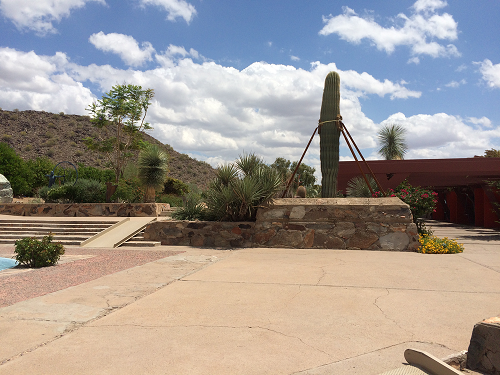
#> input picture 3.image_stitch/oriImgs/left.png, 500 x 375 px
$ python image_stitch.py
#> lines starting #> are read from the running program, lines starting #| are printed output that depends on the picture; after the words box and inside, x2 and y2 are one past the last pixel; in counts of white or black regions, pixels touching at a corner belong together
import cv2
import numpy as np

def cv_show(name, img):
    cv2.imshow(name, img)
    cv2.waitKey(0)
    cv2.destroyAllWindows()

def createFeature(img):
    gray = cv2.cvtColor(img, cv2.COLOR_BGR2GRAY)

    # 建立SIFT生成器
    sift = cv2.xfeatures2d.SIFT_create()
    # 检测SIFT特征点，并计算特征描述子
    (kps, features) = sift.detectAndCompute(img, None)

    # 将结果转换成NumPy数组
    kps = np.float32([kp.pt for kp in kps])

    # 返回特征点集，及对应的特征描述子
    return (kps, features)

# 读取拼接图片
imageA = cv2.imread("./oriImgs/left.png")  # 左图
#> imageA is the input picture: shape (375, 500, 3); mean B, G, R 145.3, 151, 158.9
imageB = cv2.imread("./oriImgs/right.png")  # 右图
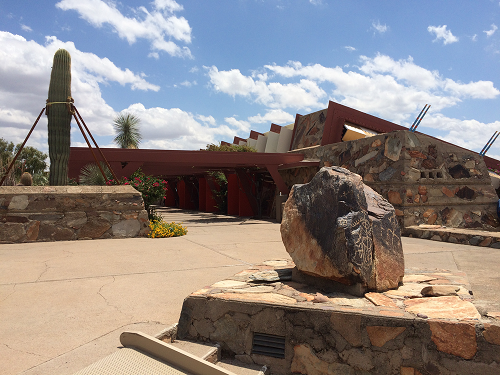
#> input picture 3.image_stitch/oriImgs/right.png, 500 x 375 px
#> imageB is the input picture: shape (375, 500, 3); mean B, G, R 133.3, 135, 142.6
cv2.imshow('imageA', imageA)
cv2.imshow('imageB', imageB)
cv2.waitKey(0)
cv2.destroyAllWindows()

#检测A、B图片的SIFT关键特征点，并计算特征描述子
(kpsA, featuresA) = createFeature(imageA)
#> in createFeature, `gray = cv2.cvtColor(img, cv2.COLOR_BGR2GRAY)`:
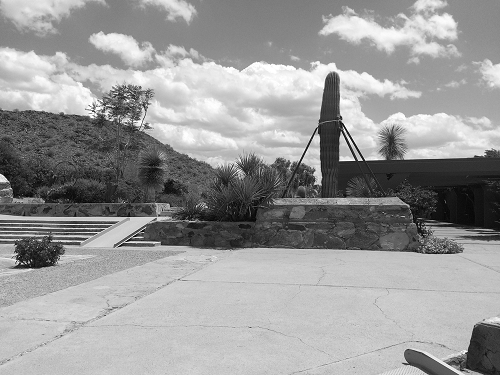
#> gray: shape (375, 500); min 0, max 255, mean 152.7
#> in createFeature, `(kps, features) = sift.detectAndCompute(img, None)`: kps = 749 keypoints; strongest (x, y, size): (332, 82, 10.6), (345, 156, 8.4), (317, 139, 4.9), (341, 138, 3.4)
#> in createFeature, `kps = np.float32([kp.pt for kp in kps])`: kps = 749 pairs, first value 2.85 to 493.5, second value 2.33 to 370.1
#> kpsA has the same summary as kps in createFeature
(kpsB, featuresB) = createFeature(imageB)
#> in createFeature (call 2), `gray = cv2.cvtColor(img, cv2.COLOR_BGR2GRAY)`:
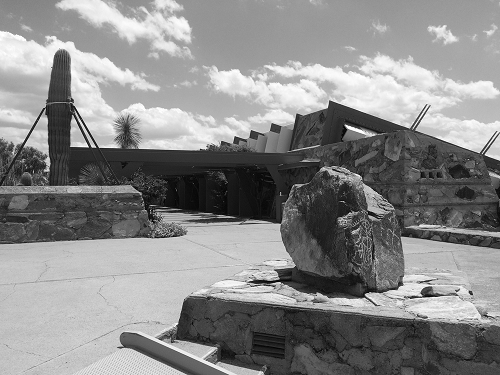
#> gray: shape (375, 500); min 0, max 255, mean 137.1
#> in createFeature (call 2), `(kps, features) = sift.detectAndCompute(img, None)`: kps = 900 keypoints; strongest (x, y, size): (346, 126, 2), (93, 146, 2.7), (470, 293, 2.6), (427, 293, 7.7)
#> in createFeature (call 2), `kps = np.float32([kp.pt for kp in kps])`: kps = 900 pairs, first value 3.37 to 495.2, second value 4.5 to 366.5
#> kpsB has the same summary as kps in createFeature

# 建立暴力匹配器
matcher = cv2.BFMatcher()

# 使用KNN检测来自A、B图的SIFT特征匹配对，K=2
rawMatches = matcher.knnMatch(featuresA, featuresB, 2)
#> rawMatches = 749 matches

goodMatches = []
for m in rawMatches:
    # 当最近距离跟次近距离的比值小于ratio(0.75)值时，保留此匹配对
    if len(m) == 2 and m[0].distance < m[1].distance * 0.75:
        # 存储两个点在featuresA, featuresB中的索引值
        goodMatches.append((m[0].trainIdx, m[0].queryIdx))
#> after the loop, goodMatches = 147 pairs, first value 7 to 751, second value 135 to 746

# 当筛选后的匹配对大于4时，才去计算视角变换矩阵
if len(goodMatches) > 4:
    # 获取匹配对的点坐标
    ptsA = np.float32([kpsA[i] for (_, i) in goodMatches])
#> ptsA = 147 pairs, first value 85.6 to 492, second value 3.63 to 364
    ptsB = np.float32([kpsB[i] for (i, _) in goodMatches])
#> ptsB = 147 pairs, first value 5.83 to 417.4, second value 7.95 to 338.8

    # 计算视角变换矩阵
    # ！！！注意A，B坐标点的顺序！！！
    (H, status) = cv2.findHomography(ptsB, ptsA, cv2.RANSAC, 4.0)
#> H = [[0.403, 0.0336, 274.3], [-0.235, 0.852, 38.45], [-0.00118, -3.02e-05, 1]]; status = 147 values, max 1 at index 3, min 0 at index 0, mean 0.884

    # 将图片B进行视角变换，res是变换后图片
    res = cv2.warpPerspective(imageB, H, (imageA.shape[1] + imageB.shape[1], imageB.shape[0]))
    cv_show('result', res)

    # 将图片A传入result图片最左端
    res[0:imageA.shape[0], 0:imageA.shape[1]] = imageA
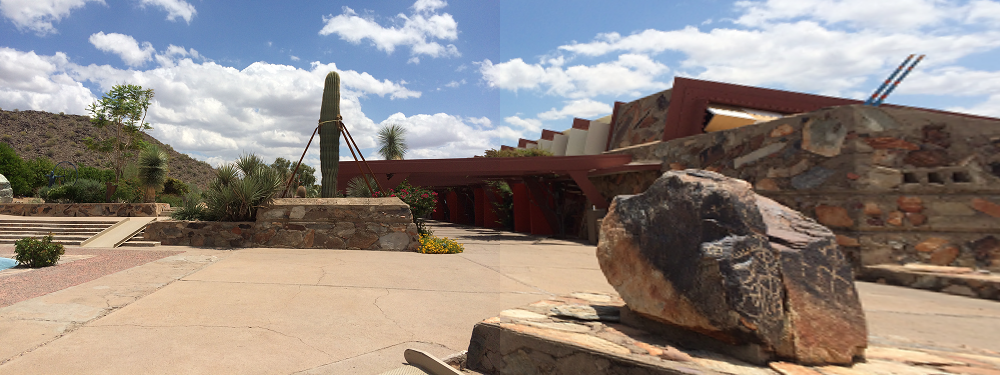
#> res: shape (375, 1000, 3); mean B, G, R 131, 136.6, 146.3
    cv_show('result', res)

    # 初始化可视化图片，将A、B图左右连接到一起
    (hA, wA) = imageA.shape[:2]
#> hA = 375; wA = 500
    (hB, wB) = imageB.shape[:2]
#> hB = 375; wB = 500
    vis = np.zeros((max(hA, hB), wA + wB, 3), dtype="uint8")
    vis[0:hA, 0:wA] = imageA
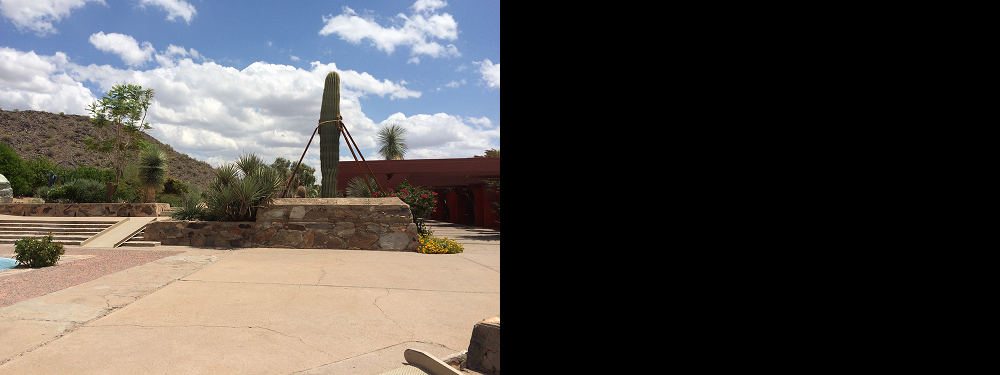
#> vis: shape (375, 1000, 3); mean B, G, R 72.7, 75.5, 79.4
    vis[0:hB, wA:] = imageB
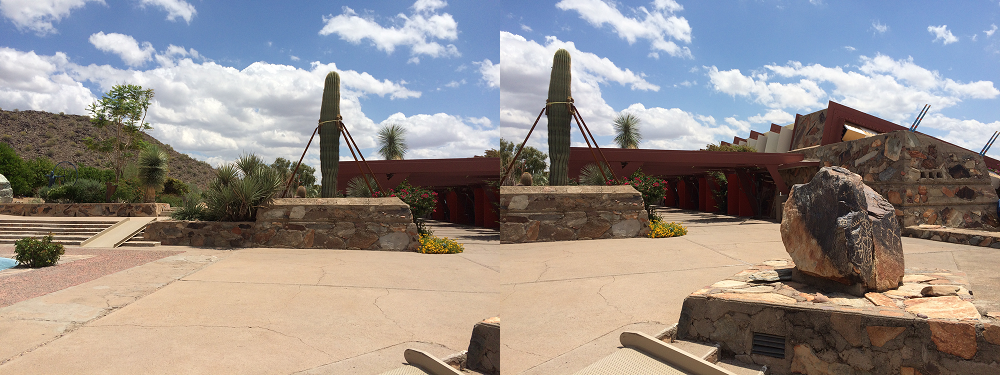
#> vis: shape (375, 1000, 3); mean B, G, R 139.3, 143, 150.7

    # 联合遍历，画出匹配对
    for ((trainIdx, queryIdx), s) in zip(goodMatches, status):
        # 当点对匹配成功时，画到可视化图上
        if s == 1:
            # 画出匹配对
            ptA = (int(kpsA[queryIdx][0]), int(kpsA[queryIdx][1]))
            ptB = (int(kpsB[trainIdx][0]) + wA, int(kpsB[trainIdx][1]))
            cv2.line(vis, ptA, ptB, (0, 255, 0), 1)
#> this loop made 147 passes
#> (trainIdx, queryIdx, s, ptA, ptB) on passes 4, 5, 6, 7, 8, 9, 10, 11, 12, 14, 15, 16: (7, 444, [1], (280, 133), (505, 111)), (16, 458, [1], (291, 214), (511, 205)), (45, 460, [1], (294, 57), (525, 27)), (26, 465, [1], (295, 208), (516, 198)), (28, 470, [1], (297, 214), (518, 204)), (33, 472, [1], (297, 246), (518, 241)), (39, 476, [1], (300, 227), (523, 219)), (40, 477, [1], (300, 227), (523, 219)), (57, 478, [1], (301, 71), (532, 44)), (48, 480, [1], (301, 194), (526, 182)), (47, 481, [1], (303, 212), (525, 202)), (70, 486, [1], (307, 67), (541, 41))
#> (ptA, ptB) on passes 61 to 66: ((374, 201), (607, 189)), ((374, 245), (607, 233)), ((376, 120), (616, 108)), ((378, 247), (611, 235)), ((378, 195), (612, 183)), ((379, 209), (612, 197))
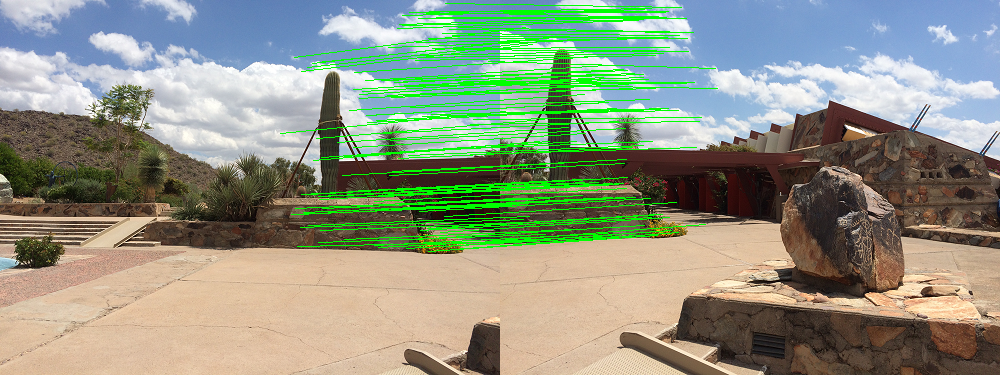
#> vis: shape (375, 1000, 3); 5.99% of pixels changed, all inside (x1, y1, x2, y2) = (280, 3, 718, 252)

    # 显示所有图片
    cv2.imshow('imageA', imageA)
    cv2.imshow('imageB', imageB)
    cv2.imshow('keypoint matches', vis)
    cv2.imwrite('./resImgs/keypointmatcher.png', vis)
    cv2.imshow('result', res)
    cv2.imwrite('./resImgs/result.png', res)
    cv2.waitKey(0)
    cv2.destroyAllWindows()
